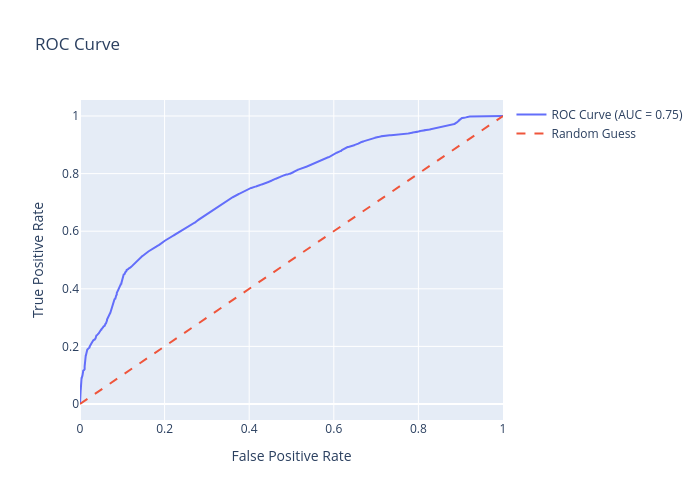

Notebook code for this chart:
### Code cell
import plotly.graph_objects as go

fig = go.Figure()
fig.add_trace(go.Scatter(x=fpr, y=tpr, mode='lines', name=f'ROC Curve (AUC = {roc_auc:.2f})'))
fig.add_trace(go.Scatter(x=[0, 1], y=[0, 1], mode='lines', name='Random Guess', line=dict(dash='dash')))

fig.update_layout(
    title='ROC Curve',
    xaxis_title='False Positive Rate',
    yaxis_title='True Positive Rate',
    width=700,
    height=500
)
#fig.write_image("figuras_memoria/roc_curve_din_rampa.pdf")

# Guardar en SVG
#fig.write_image("figuras_memoria/roc_curve_din_rampa.svg")

#fig.write_html("figuras_memoria/roc_curve_din_rampa.html")
fig.show()

### Figure 1 — Plotly figure (JSON) as saved in the notebook; plotly's stock layout.template omitted (floating-point values rounded to 4 significant figures; data arrays with more than 128 entries replaced by an {"elided": "..."} marker saying what was removed)
{"data": [{"mode": "lines", "name": "ROC Curve (AUC = 0.75)", "type": "scatter", "x": {"elided": "4154 float values"}, "y": {"elided": "4154 float values"}}, {"line": {"dash": "dash"}, "mode": "lines", "name": "Random Guess", "type": "scatter", "x": [0, 1], "y": [0, 1]}], "layout": {"height": 500, "title": {"text": "ROC Curve"}, "width": 700, "xaxis": {"title": {"text": "False Positive Rate"}}, "yaxis": {"title": {"text": "True Positive Rate"}}}}
